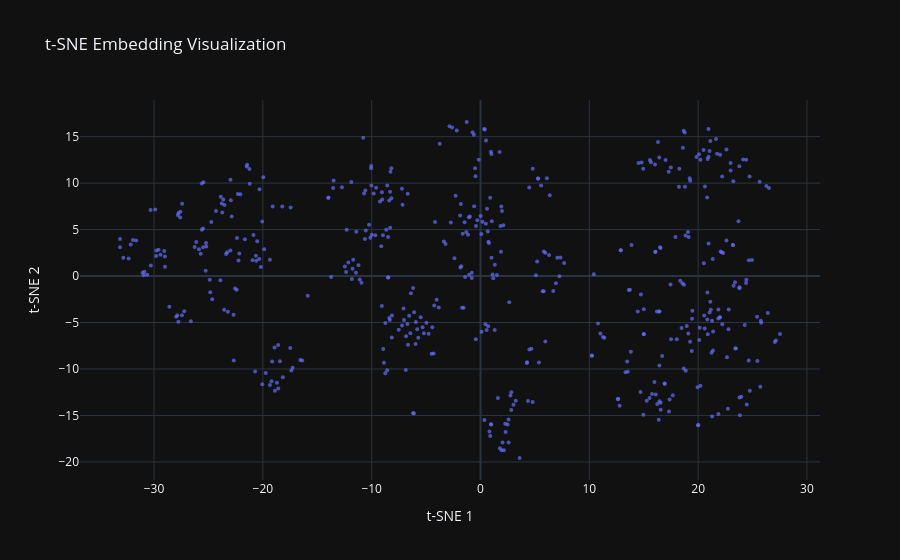
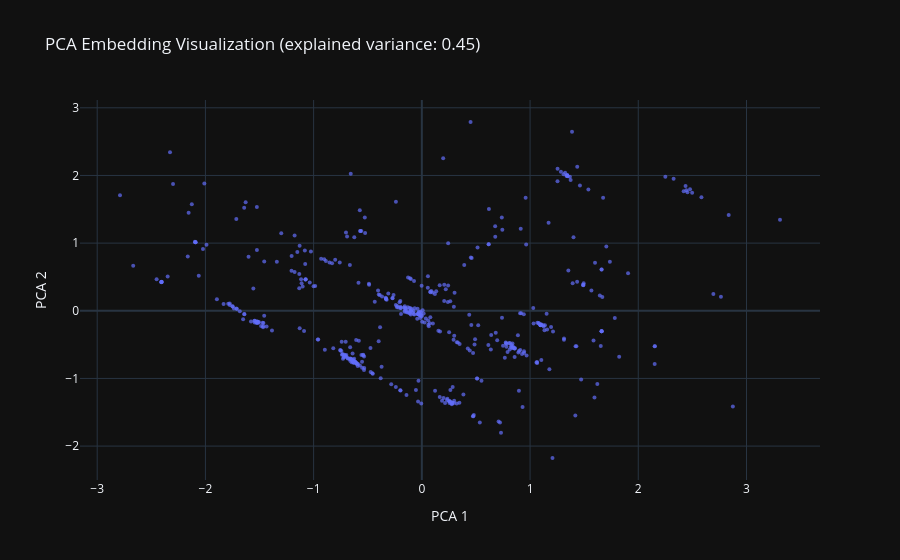

Notebook source saved alongside these figures, in order:
### Code cell
quick_embedding_check("./embeddings_output/v1/performance")

### Figure 1 — Plotly figure (JSON) as saved in the notebook; plotly's stock layout.template omitted (floating-point values rounded to 4 significant figures; data arrays with more than 128 entries replaced by an {"elided": "..."} marker saying what was removed)
{"data": [{"customdata": {"elided": "500x1 str values"}, "hovertemplate": "t-SNE 1=%{x}<br>t-SNE 2=%{y}<br>text_preview=%{customdata[0]}<extra></extra>", "legendgroup": "", "marker": {"color": "#636efa", "symbol": "circle", "opacity": 0.7, "size": 4}, "mode": "markers", "name": "", "orientation": "v", "showlegend": false, "x": {"elided": "500 float values"}, "xaxis": "x", "y": {"elided": "500 float values"}, "yaxis": "y", "type": "scatter"}], "layout": {"xaxis": {"anchor": "y", "domain": [0.0, 1.0], "title": {"text": "t-SNE 1"}}, "yaxis": {"anchor": "x", "domain": [0.0, 1.0], "title": {"text": "t-SNE 2"}}, "legend": {"tracegroupgap": 0}, "title": {"text": "t-SNE Embedding Visualization"}}}

### Figure 2 — Plotly figure (JSON) as saved in the notebook; plotly's stock layout.template omitted (floating-point values rounded to 4 significant figures; data arrays with more than 128 entries replaced by an {"elided": "..."} marker saying what was removed)
{"data": [{"customdata": {"elided": "500x1 str values"}, "hovertemplate": "PCA 1=%{x}<br>PCA 2=%{y}<br>text_preview=%{customdata[0]}<extra></extra>", "legendgroup": "", "marker": {"color": "#636efa", "symbol": "circle", "opacity": 0.7, "size": 4}, "mode": "markers", "name": "", "orientation": "v", "showlegend": false, "x": {"elided": "500 float values"}, "xaxis": "x", "y": {"elided": "500 float values"}, "yaxis": "y", "type": "scatter"}], "layout": {"xaxis": {"anchor": "y", "domain": [0.0, 1.0], "title": {"text": "PCA 1"}}, "yaxis": {"anchor": "x", "domain": [0.0, 1.0], "title": {"text": "PCA 2"}}, "legend": {"tracegroupgap": 0}, "title": {"text": "PCA Embedding Visualization (explained variance: 0.45)"}}}
